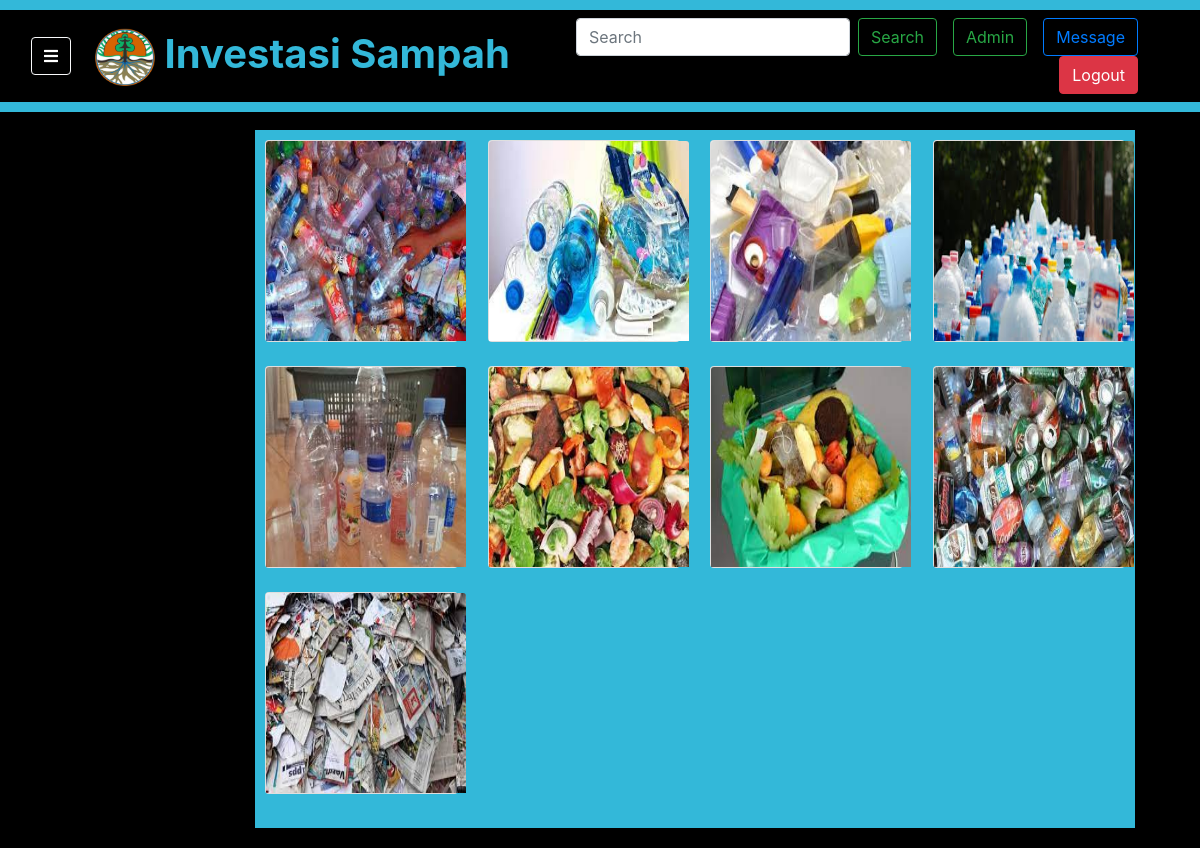
Page /home/beranda/ (signed in) on the earlier database version.
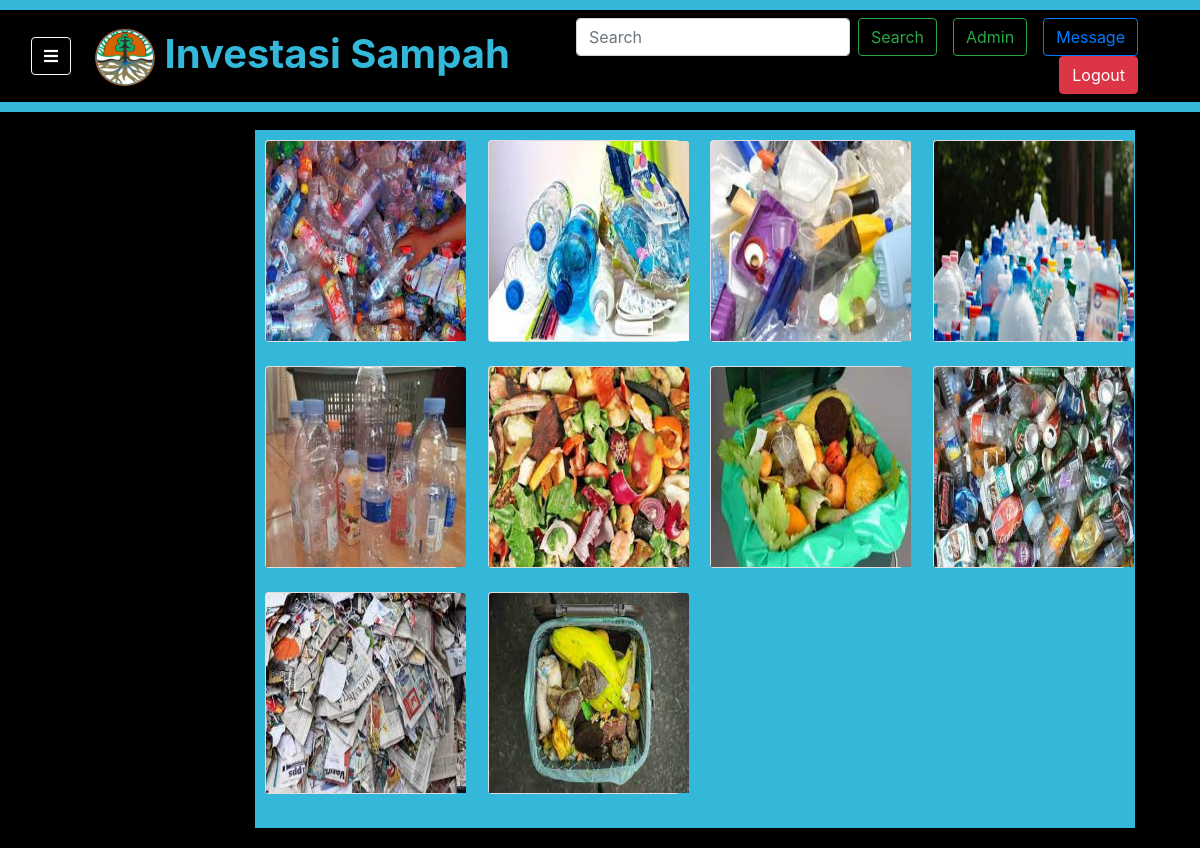
Same page on the later database version.
### invest/models.py (models this page shows)
class InvestasiModel(models.Model):
    user = models.ForeignKey(
        settings.AUTH_USER_MODEL,
        on_delete=models.CASCADE,
        default=1,
    )
    cSampah = (
        ('Plastik', 'plastik'),
        ('Organik', 'organik'),
        ('Lainnya', 'lainnya'),
    )
    jenis_sampah = models.CharField(max_length=50, choices=cSampah)
    alamat = models.CharField(max_length=50)
    deskripsi = models.TextField(max_length=140)
    gambar = models.ImageField(blank=True, upload_to='investasi_pics/', default="images/notfound.jpg")

### invest/views.py (the view)
# urls.py: path('beranda/', views.beranda, name='beranda'),
@login_required
def beranda(request):
    context = {
        'page': 'Investasi Sampah | Beranda',
    }
    if request.GET:
        query = request.GET['search']
        data = InvestasiModel.objects.filter(Q(jenis_sampah__icontains=query)|Q(alamat__icontains=query))
    else:
        data = InvestasiModel.objects.all()
    context['data'] = data
    return render(request, 'invest/beranda.html', context)

### invest/context_processor.py (called while the page is built)
def profile_picture(request):
    if request.user.id:
        if request.user.username == 'admin':
            return {'profile_picture': 'profile_pics/profile.jpg'}
        pic = UserProfileInfo.objects.get(user=request.user)
        return {'profile_picture': pic.profile_pic}
    return {'profile_picture': 'profile_pics/profile.jpg'}

### invest/templates/invest/beranda.html (shortened to what this page needs)
{% extends 'base.html' %}
{% load static %}
{% block content %}
<div class="container m-0 p-0">
    <div class="row">
        <div id="main" class="col">
            <div class="content-wrapper bg-color">
            {% if data %}
                <div class="row row-cols-4">
                    {% if data %}
                        {% for eachdata in data %}
                            <div class="col mb-4">
                                <div class="card">
                                    <a href="{% url 'invest:detail' eachdata.id %}">
                                        <img src="{{ eachdata.gambar.url }}" class="card-img-top" style="height: 200px; width: 200px;" alt="">
                                    </a>
                                </div>
                            </div>
                        {% endfor %}
                    {% endif %}
                </div>
            {% else %}
                <h2 class="text-center">Tidak ada investasi yang tersedia</h2>
            {% endif %}
            </div>
        </div>
    </div>
</div>
{% endblock content %}

### templates/base.html (shortened to what this page needs)
{% load static %}
<!DOCTYPE html>
<html lang="en">
<head>
    {% include 'snippet/style.html' %}
</head>
<body>
    {% include 'snippet/navbar.html' %}
    <div id="mybody" class="text-white">
        {% block content %}
        {% endblock content %}
    </div>
</body>
</html>

### templates/snippet/style.html (shortened to what this page needs)
{% load static %}
<link rel="stylesheet" href="https://maxcdn.bootstrapcdn.com/font-awesome/latest/css/font-awesome.min.css">
<link rel="stylesheet" href="https://use.fontawesome.com/releases/v5.8.1/css/all.css"
>
<link rel="stylesheet" href="https://stackpath.bootstrapcdn.com/bootstrap/4.4.1/css/bootstrap.min.css">
<link rel="stylesheet" href="{% static 'css/main.css' %}">
<link rel="stylesheet" href="{% static 'css/style.css' %}">

### templates/snippet/navbar.html
{% load static %}
<nav id="navbar" class="navbar navbar-transparent navbar-expand-lg make-border">
    <div class="col form-inline">
        {% if user.is_authenticated %}
        <button onclick="openNav()" class="btn mr-4 btn-outline-light">
            <span class="toggler">
                <i class="fas fa-bars"></i>
            </span>
        </button>
        {% endif %}
        <a class="navbar-brand" href="{% url 'invest:index' %}">
            <img src="{% static 'img/logo.png' %}" width="60" height="60" class="d-inline-block align-center" alt="">
            Investasi Sampah
        </a>
        <div class="col form-inline justify-content-end">
            {% if user.is_authenticated %}
                {% if page == 'Investasi Sampah | Beranda' %}
                <form class="form-inline mr-3">
                    <input class="form-control mr-sm-2" name="search" type="search" placeholder="Search" aria-label="Search">
                    <button class="btn btn-outline-success my-2 my-sm-0" type="submit">Search</button>
                </form>
                {% endif %}
            {% if user.is_superuser %}
                <a href="{% url 'admin:index' %}" class="btn btn-outline-success mr-3 my-2 my-sm-0" >Admin</a>
            {% endif %}
            <a id="btn-message" href="{% url 'invest:chat' %}" class="btn btn-outline-primary mr-3 my-2 my-sm-0" >Message</a>
            <a id="btn-logout" href="{% url 'logout' %}" class="btn btn-danger mr-3 my-2 my-sm-0">Logout</a>
            {% else %}
                {% if page == 'Masuk' %}
                <a id="btn-login" href="{% url 'core:register' %}" class="btn btn-primary mr-3 my-2 my-sm-0" >Daftar</a>
                {% else %}
                <a id="btn-login" href="{% url 'core:user_login' %}" class="btn btn-primary mr-3 my-2 my-sm-0" >Masuk</a>
                {% endif %}
            {% endif %}
        </div>
    </div>
</nav>

### invest/templates/invest/snippet/sidebar.html (shortened to what this page needs)
{% load static %}

### templates/snippet/script.html (shortened to what this page needs)
{% load static %}

### static/css/main.css (style rules this page uses)
body { background-color: black; min-height: 100vh; }
img { pointer-events: none; }
a { color: black; text-decoration: none; }
.make-border { border-top: solid 10px #33B8D9; border-bottom: solid 10px #33B8D9; }
#navbar { background-color: black; display: block; z-index: 1; position: fixed; top: 0; width: 100%; }
.navbar-brand { font-size: 2.5rem; font-weight: bold; color: #33B8D9; }
.fa-bars { color: white; }
.toggler { background-color: black; }
#main { transition: margin-left .5s; margin-left: 250px; padding: 20px; }
.content-wrapper { font-size: 28px; padding: 10px; top: 0; margin-top: 110px; }
.bg-color { background-color: #33B8D9; }

### static/css/style.css (style rules this page uses)
* { margin: 0; padding: 0; font:'Open Sans', sans-serif; }

Differences in the rows shown:
added InvestasiModel: gambar (picture)
